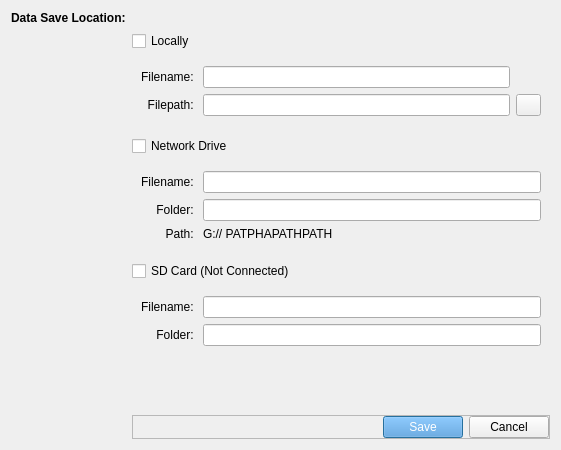
<?xml version="1.0" encoding="UTF-8"?>
<ui version="4.0">
 <class>Dialog</class>
 <widget class="QDialog" name="Dialog">
  <property name="geometry">
   <rect>
    <x>0</x>
    <y>0</y>
    <width>561</width>
    <height>450</height>
   </rect>
  </property>
  <property name="windowTitle">
   <string>Dialog</string>
  </property>
  <layout class="QGridLayout" name="gridLayout">
   <item row="4" column="1">
    <widget class="QWidget" name="widget_networkDrive" native="true">
     <layout class="QGridLayout" name="gridLayout_10">
      <item row="0" column="0">
       <widget class="QLabel" name="label_13">
        <property name="text">
         <string>Filename: </string>
        </property>
        <property name="alignment">
         <set>Qt::AlignRight|Qt::AlignTrailing|Qt::AlignVCenter</set>
        </property>
       </widget>
      </item>
      <item row="0" column="1">
       <widget class="QLineEdit" name="lineEdit_12"/>
      </item>
      <item row="1" column="0">
       <widget class="QLabel" name="label_12">
        <property name="text">
         <string>Folder: </string>
        </property>
        <property name="alignment">
         <set>Qt::AlignRight|Qt::AlignTrailing|Qt::AlignVCenter</set>
        </property>
       </widget>
      </item>
      <item row="1" column="1">
       <widget class="QLineEdit" name="lineEdit_11"/>
      </item>
      <item row="2" column="0">
       <widget class="QLabel" name="label_18">
        <property name="text">
         <string>Path: </string>
        </property>
        <property name="alignment">
         <set>Qt::AlignRight|Qt::AlignTrailing|Qt::AlignVCenter</set>
        </property>
       </widget>
      </item>
      <item row="2" column="1">
       <widget class="QLabel" name="label_19">
        <property name="text">
         <string>G:// PATPHAPATHPATH</string>
        </property>
        <property name="alignment">
         <set>Qt::AlignLeading|Qt::AlignLeft|Qt::AlignVCenter</set>
        </property>
       </widget>
      </item>
      <item row="3" column="1">
       <spacer name="verticalSpacer_4">
        <property name="orientation">
         <enum>Qt::Vertical</enum>
        </property>
        <property name="sizeType">
         <enum>QSizePolicy::Expanding</enum>
        </property>
        <property name="sizeHint" stdset="0">
         <size>
          <width>20</width>
          <height>5</height>
         </size>
        </property>
       </spacer>
      </item>
     </layout>
    </widget>
   </item>
   <item row="6" column="1">
    <widget class="QWidget" name="widget_SDCard" native="true">
     <layout class="QGridLayout" name="gridLayout_12">
      <item row="0" column="0">
       <widget class="QLabel" name="label_filenameSDCard">
        <property name="text">
         <string>Filename: </string>
        </property>
        <property name="alignment">
         <set>Qt::AlignRight|Qt::AlignTrailing|Qt::AlignVCenter</set>
        </property>
       </widget>
      </item>
      <item row="0" column="1">
       <widget class="QLineEdit" name="lineEdit_filenameSDCard">
        <property name="toolTip">
         <string>Must be less than 12 characters</string>
        </property>
       </widget>
      </item>
      <item row="1" column="0">
       <widget class="QLabel" name="label_folderSDCard">
        <property name="text">
         <string>Folder: </string>
        </property>
        <property name="alignment">
         <set>Qt::AlignRight|Qt::AlignTrailing|Qt::AlignVCenter</set>
        </property>
       </widget>
      </item>
      <item row="1" column="1">
       <widget class="QLineEdit" name="lineEdit_folderSDCard"/>
      </item>
      <item row="2" column="1">
       <spacer name="verticalSpacer_5">
        <property name="orientation">
         <enum>Qt::Vertical</enum>
        </property>
        <property name="sizeType">
         <enum>QSizePolicy::Expanding</enum>
        </property>
        <property name="sizeHint" stdset="0">
         <size>
          <width>20</width>
          <height>5</height>
         </size>
        </property>
       </spacer>
      </item>
     </layout>
    </widget>
   </item>
   <item row="7" column="1">
    <spacer name="verticalSpacer_6">
     <property name="orientation">
      <enum>Qt::Vertical</enum>
     </property>
     <property name="sizeHint" stdset="0">
      <size>
       <width>20</width>
       <height>40</height>
      </size>
     </property>
    </spacer>
   </item>
   <item row="0" column="0">
    <widget class="QLabel" name="label">
     <property name="font">
      <font>
       <weight>75</weight>
       <bold>true</bold>
      </font>
     </property>
     <property name="text">
      <string>Data Save Location:</string>
     </property>
    </widget>
   </item>
   <item row="5" column="1">
    <widget class="QCheckBox" name="checkBox_SDCard">
     <property name="text">
      <string>SD Card (Not Connected)</string>
     </property>
    </widget>
   </item>
   <item row="3" column="1">
    <widget class="QCheckBox" name="checkBox_networkDrive">
     <property name="text">
      <string>Network Drive</string>
     </property>
    </widget>
   </item>
   <item row="1" column="1">
    <widget class="QCheckBox" name="checkBox_local">
     <property name="text">
      <string>Locally</string>
     </property>
    </widget>
   </item>
   <item row="8" column="1">
    <widget class="QFrame" name="frame_buttons">
     <property name="frameShape">
      <enum>QFrame::StyledPanel</enum>
     </property>
     <property name="frameShadow">
      <enum>QFrame::Raised</enum>
     </property>
     <layout class="QHBoxLayout" name="horizontalLayout">
      <property name="leftMargin">
       <number>0</number>
      </property>
      <property name="topMargin">
       <number>0</number>
      </property>
      <property name="rightMargin">
       <number>0</number>
      </property>
      <property name="bottomMargin">
       <number>0</number>
      </property>
      <item>
       <spacer name="horizontalSpacer">
        <property name="orientation">
         <enum>Qt::Horizontal</enum>
        </property>
        <property name="sizeHint" stdset="0">
         <size>
          <width>40</width>
          <height>20</height>
         </size>
        </property>
       </spacer>
      </item>
      <item>
       <widget class="QPushButton" name="button_save">
        <property name="styleSheet">
         <string notr="true">background-color: #4d97db;
color: white
</string>
        </property>
        <property name="text">
         <string>Save</string>
        </property>
       </widget>
      </item>
      <item>
       <widget class="QPushButton" name="button_cancel">
        <property name="text">
         <string>Cancel</string>
        </property>
       </widget>
      </item>
     </layout>
    </widget>
   </item>
   <item row="2" column="1">
    <widget class="QWidget" name="widget_local" native="true">
     <layout class="QGridLayout" name="gridLayout_11">
      <item row="0" column="0">
       <widget class="QLabel" name="label_2">
        <property name="text">
         <string>Filename: </string>
        </property>
        <property name="alignment">
         <set>Qt::AlignRight|Qt::AlignTrailing|Qt::AlignVCenter</set>
        </property>
       </widget>
      </item>
      <item row="0" column="1">
       <widget class="QLineEdit" name="lineEdit"/>
      </item>
      <item row="1" column="0">
       <widget class="QLabel" name="label_3">
        <property name="text">
         <string>Filepath: </string>
        </property>
        <property name="alignment">
         <set>Qt::AlignRight|Qt::AlignTrailing|Qt::AlignVCenter</set>
        </property>
       </widget>
      </item>
      <item row="1" column="1">
       <widget class="QLineEdit" name="lineEdit_2"/>
      </item>
      <item row="1" column="2">
       <widget class="QPushButton" name="browseDirectory">
        <property name="maximumSize">
         <size>
          <width>25</width>
          <height>25</height>
         </size>
        </property>
        <property name="text">
         <string/>
        </property>
        <property name="icon">
         <iconset>
          <normaloff>../../Utilities/Icons/browseDirectoryIcon.svg</normaloff>../../Utilities/Icons/browseDirectoryIcon.svg</iconset>
        </property>
        <property name="iconSize">
         <size>
          <width>20</width>
          <height>25</height>
         </size>
        </property>
       </widget>
      </item>
      <item row="2" column="1">
       <spacer name="verticalSpacer">
        <property name="orientation">
         <enum>Qt::Vertical</enum>
        </property>
        <property name="sizeType">
         <enum>QSizePolicy::Expanding</enum>
        </property>
        <property name="sizeHint" stdset="0">
         <size>
          <width>20</width>
          <height>5</height>
         </size>
        </property>
       </spacer>
      </item>
     </layout>
    </widget>
   </item>
  </layout>
 </widget>
 <resources/>
 <connections/>
</ui>
